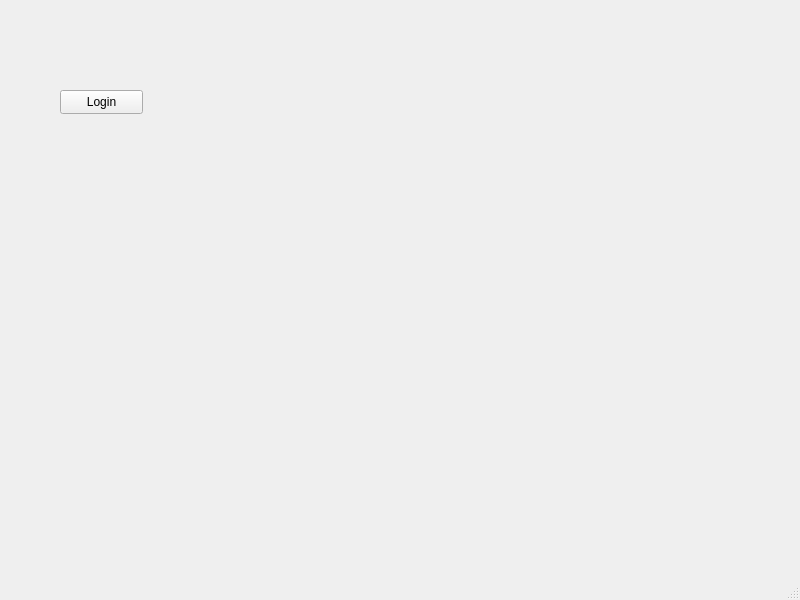
<?xml version="1.0" encoding="UTF-8"?>
<ui version="4.0">
 <class>UserService</class>
 <widget class="QMainWindow" name="UserService">
  <property name="geometry">
   <rect>
    <x>0</x>
    <y>0</y>
    <width>800</width>
    <height>600</height>
   </rect>
  </property>
  <property name="windowTitle">
   <string>MainWindow</string>
  </property>
  <widget class="QWidget" name="centralwidget">
   <widget class="QPushButton" name="btnLogin">
    <property name="geometry">
     <rect>
      <x>60</x>
      <y>90</y>
      <width>83</width>
      <height>24</height>
     </rect>
    </property>
    <property name="text">
     <string>Login</string>
    </property>
   </widget>
  </widget>
  <widget class="QMenuBar" name="menubar">
   <property name="geometry">
    <rect>
     <x>0</x>
     <y>0</y>
     <width>800</width>
     <height>19</height>
    </rect>
   </property>
  </widget>
  <widget class="QStatusBar" name="statusbar"/>
 </widget>
 <resources/>
 <connections/>
</ui>
